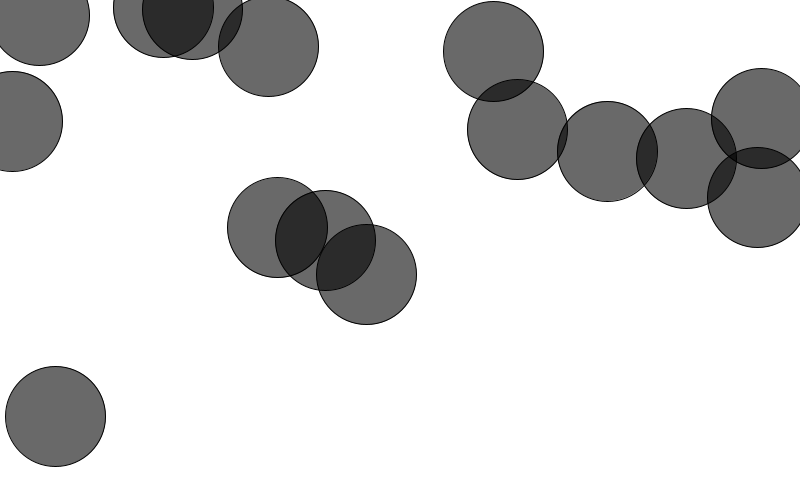
Frame 1 (no input)
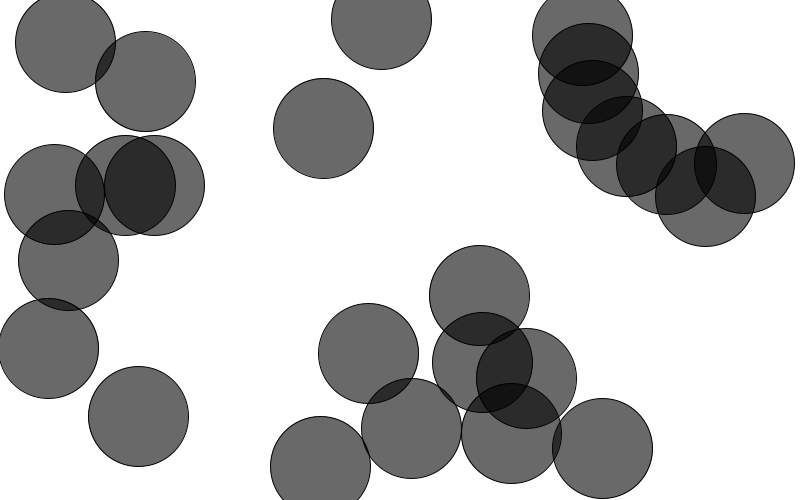
Frame 2 (the mouse pressed at the canvas centre, redrawn once)

The Processing sketch that drew these frames (run headless with seeded random() and noise(); the mouse was pressed at the canvas centre and the sketch redrawn once):

// Processing sketch: random_static_balls
// ── random_static_balls.pde
void setup() {
  size(800, 500);
  noLoop();
}

int balls = 15;

void draw() {
 
  background(255);
  
  int opacity = 150;
  fill(0, 0, 0, opacity);
  
  for (int i = 0; i < balls; i++) {
     ellipse(random(width), random(height), 100, 100); 
  }
}

void mousePressed() {
  balls = 15 + int(random(40));
  redraw();
}
